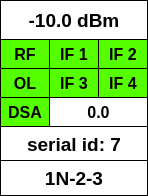
     <widget class="QFrame" name="frame_antenna_1N23">
      <property name="geometry">
       <rect>
        <x>1250</x>
        <y>10</y>
        <width>148</width>
        <height>196</height>
       </rect>
      </property>
      <property name="frameShape">
       <enum>QFrame::Box</enum>
      </property>
      <property name="frameShadow">
       <enum>QFrame::Plain</enum>
      </property>
      <widget class="QLabel" name="level_30">
       <property name="geometry">
        <rect>
         <x>0</x>
         <y>0</y>
         <width>148</width>
         <height>40</height>
        </rect>
       </property>
       <property name="font">
        <font>
         <pointsize>14</pointsize>
         <weight>75</weight>
         <bold>true</bold>
        </font>
       </property>
       <property name="styleSheet">
        <string notr="true">background-color: rgb(255, 255, 255);</string>
       </property>
       <property name="frameShape">
        <enum>QFrame::Box</enum>
       </property>
       <property name="text">
        <string>-10.0 dBm</string>
       </property>
       <property name="alignment">
        <set>Qt::AlignCenter</set>
       </property>
      </widget>
      <widget class="QLabel" name="flag_rf_24">
       <property name="geometry">
        <rect>
         <x>0</x>
         <y>39</y>
         <width>50</width>
         <height>30</height>
        </rect>
       </property>
       <property name="font">
        <font>
         <pointsize>12</pointsize>
         <weight>75</weight>
         <bold>true</bold>
        </font>
       </property>
       <property name="styleSheet">
        <string notr="true">background-color: rgb(85, 255, 0);</string>
       </property>
       <property name="frameShape">
        <enum>QFrame::Box</enum>
       </property>
       <property name="text">
        <string>RF</string>
       </property>
       <property name="alignment">
        <set>Qt::AlignCenter</set>
       </property>
      </widget>
      <widget class="QLabel" name="flag_ol_24">
       <property name="geometry">
        <rect>
         <x>0</x>
         <y>68</y>
         <width>50</width>
         <height>30</height>
        </rect>
       </property>
       <property name="font">
        <font>
         <pointsize>12</pointsize>
         <weight>75</weight>
         <bold>true</bold>
        </font>
       </property>
       <property name="styleSheet">
        <string notr="true">background-color: rgb(85, 255, 0);</string>
       </property>
       <property name="frameShape">
        <enum>QFrame::Box</enum>
       </property>
       <property name="text">
        <string>OL</string>
       </property>
       <property name="alignment">
        <set>Qt::AlignCenter</set>
       </property>
      </widget>
      <widget class="QLabel" name="flag_dsa_24">
       <property name="geometry">
        <rect>
         <x>0</x>
         <y>97</y>
         <width>50</width>
         <height>30</height>
        </rect>
       </property>
       <property name="font">
        <font>
         <pointsize>12</pointsize>
         <weight>75</weight>
         <bold>true</bold>
        </font>
       </property>
       <property name="styleSheet">
        <string notr="true">background-color: rgb(85, 255, 0);</string>
       </property>
       <property name="frameShape">
        <enum>QFrame::Box</enum>
       </property>
       <property name="text">
        <string>DSA</string>
       </property>
       <property name="alignment">
        <set>Qt::AlignCenter</set>
       </property>
      </widget>
      <widget class="QLabel" name="flag_if1_24">
       <property name="geometry">
        <rect>
         <x>49</x>
         <y>39</y>
         <width>50</width>
         <height>30</height>
        </rect>
       </property>
       <property name="font">
        <font>
         <pointsize>12</pointsize>
         <weight>75</weight>
         <bold>true</bold>
        </font>
       </property>
       <property name="styleSheet">
        <string notr="true">background-color: rgb(85, 255, 0);</string>
       </property>
       <property name="frameShape">
        <enum>QFrame::Box</enum>
       </property>
       <property name="text">
        <string>IF 1</string>
       </property>
       <property name="alignment">
        <set>Qt::AlignCenter</set>
       </property>
      </widget>
      <widget class="QLabel" name="flag_if2_24">
       <property name="geometry">
        <rect>
         <x>98</x>
         <y>39</y>
         <width>50</width>
         <height>30</height>
        </rect>
       </property>
       <property name="font">
        <font>
         <pointsize>12</pointsize>
         <weight>75</weight>
         <bold>true</bold>
        </font>
       </property>
       <property name="styleSheet">
        <string notr="true">background-color: rgb(85, 255, 0);</string>
       </property>
       <property name="frameShape">
        <enum>QFrame::Box</enum>
       </property>
       <property name="text">
        <string>IF 2</string>
       </property>
       <property name="alignment">
        <set>Qt::AlignCenter</set>
       </property>
      </widget>
      <widget class="QLabel" name="dsa_value_24">
       <property name="geometry">
        <rect>
         <x>49</x>
         <y>97</y>
         <width>99</width>
         <height>30</height>
        </rect>
       </property>
       <property name="font">
        <font>
         <pointsize>12</pointsize>
         <weight>75</weight>
         <bold>true</bold>
        </font>
       </property>
       <property name="styleSheet">
        <string notr="true">background-color: rgb(255, 255, 255);</string>
       </property>
       <property name="frameShape">
        <enum>QFrame::Box</enum>
       </property>
       <property name="text">
        <string>0.0</string>
       </property>
       <property name="alignment">
        <set>Qt::AlignCenter</set>
       </property>
      </widget>
      <widget class="QLabel" name="flag_if3_24">
       <property name="geometry">
        <rect>
         <x>49</x>
         <y>68</y>
         <width>50</width>
         <height>30</height>
        </rect>
       </property>
       <property name="font">
        <font>
         <pointsize>12</pointsize>
         <weight>75</weight>
         <bold>true</bold>
        </font>
       </property>
       <property name="styleSheet">
        <string notr="true">background-color: rgb(85, 255, 0);</string>
       </property>
       <property name="frameShape">
        <enum>QFrame::Box</enum>
       </property>
       <property name="text">
        <string>IF 3</string>
       </property>
       <property name="alignment">
        <set>Qt::AlignCenter</set>
       </property>
      </widget>
      <widget class="QLabel" name="flag_if4_24">
       <property name="geometry">
        <rect>
         <x>98</x>
         <y>68</y>
         <width>50</width>
         <height>30</height>
        </rect>
       </property>
       <property name="font">
        <font>
         <pointsize>12</pointsize>
         <weight>75</weight>
         <bold>true</bold>
        </font>
       </property>
       <property name="styleSheet">
        <string notr="true">background-color: rgb(85, 255, 0);</string>
       </property>
       <property name="frameShape">
        <enum>QFrame::Box</enum>
       </property>
       <property name="text">
        <string>IF 4</string>
       </property>
       <property name="alignment">
        <set>Qt::AlignCenter</set>
       </property>
      </widget>
      <widget class="QLabel" name="ant_name_33">
       <property name="geometry">
        <rect>
         <x>0</x>
         <y>126</y>
         <width>148</width>
         <height>36</height>
        </rect>
       </property>
       <property name="font">
        <font>
         <pointsize>14</pointsize>
         <weight>75</weight>
         <bold>true</bold>
        </font>
       </property>
       <property name="styleSheet">
        <string notr="true">background-color: rgb(255, 255, 255);</string>
       </property>
       <property name="frameShape">
        <enum>QFrame::Box</enum>
       </property>
       <property name="text">
        <string>serial id: 7</string>
       </property>
       <property name="alignment">
        <set>Qt::AlignCenter</set>
       </property>
      </widget>
      <widget class="QLabel" name="ant_name_34">
       <property name="geometry">
        <rect>
         <x>0</x>
         <y>160</y>
         <width>148</width>
         <height>36</height>
        </rect>
       </property>
       <property name="font">
        <font>
         <pointsize>14</pointsize>
         <weight>75</weight>
         <bold>true</bold>
        </font>
       </property>
       <property name="styleSheet">
        <string notr="true">background-color: rgb(255, 255, 255);</string>
       </property>
       <property name="frameShape">
        <enum>QFrame::Box</enum>
       </property>
       <property name="text">
        <string>1N-2-3</string>
       </property>
       <property name="alignment">
        <set>Qt::AlignCenter</set>
       </property>
      </widget>
     </widget>
